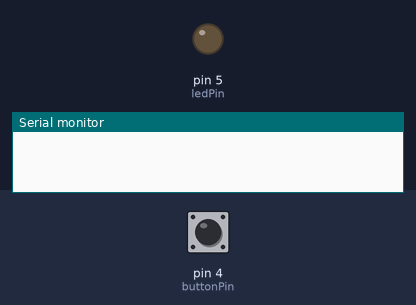
The sketch below on a simulated Arduino Uno, built with avr-gcc and run on an emulated ATmega328P. Shown: output pins drawn as LEDs (lit = HIGH), the last lines printed to the serial monitor. The inputs (shaded band) are chosen by the test bench; at power-on: pin 4 (buttonPin) LOW.

Above: at 1.2 s.
1.3 s: pin 4 (buttonPin) pulled HIGH for 0.15 s
At 1.7 s:
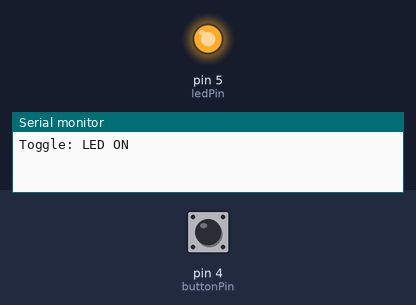
2.9 s: pin 4 (buttonPin) pulled HIGH for 1 s
At 4.1 s:
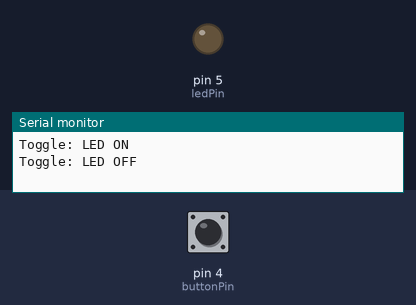
5.4 s: pin 4 (buttonPin) pulled HIGH for 3.2 s
At 6.0 s:
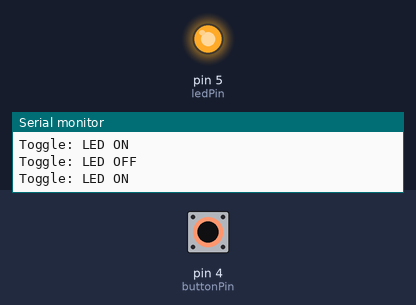
Timing chart, 0 to 8.4 s (numbered marks = the images above; inputs shaded):
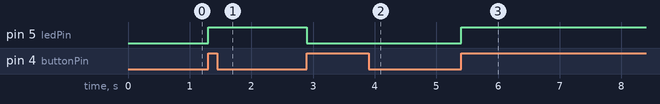

Measured:
- after the input at 1.3 s, pin 5 (ledPin): LOW → HIGH at once
- after the input at 2.9 s, pin 5 (ledPin): HIGH → LOW at once
- after the input at 5.4 s, pin 5 (ledPin): LOW → HIGH at once

The sketch:

1.7.ino
```cpp
const int buttonPin = 4;
const int ledPin = 5;

bool ledState = false;  // Menyimpan status LED: false = mati
int buttonState = LOW;

void setup() {
  Serial.begin(115200);

  pinMode(buttonPin, INPUT);
  pinMode(ledPin, OUTPUT);

  // Saat awal dinyalakan, LED dalam keadaan mati
  digitalWrite(ledPin, LOW);
}

void loop() {
  buttonState = digitalRead(buttonPin);

  if (buttonState == HIGH) {
    // Ubah status LED setiap kali tombol ditekan
    ledState = !ledState;

    digitalWrite(ledPin, ledState ? HIGH : LOW);

    if (ledState) {
      Serial.println("Toggle: LED ON");
    } else {
      Serial.println("Toggle: LED OFF");
    }

    // Debouncing agar satu tekanan tidak terbaca berkali-kali
    delay(200);

    // Tunggu sampai tombol dilepas
    while (digitalRead(buttonPin) == HIGH) {
      delay(10);
    }
  }
}
```
